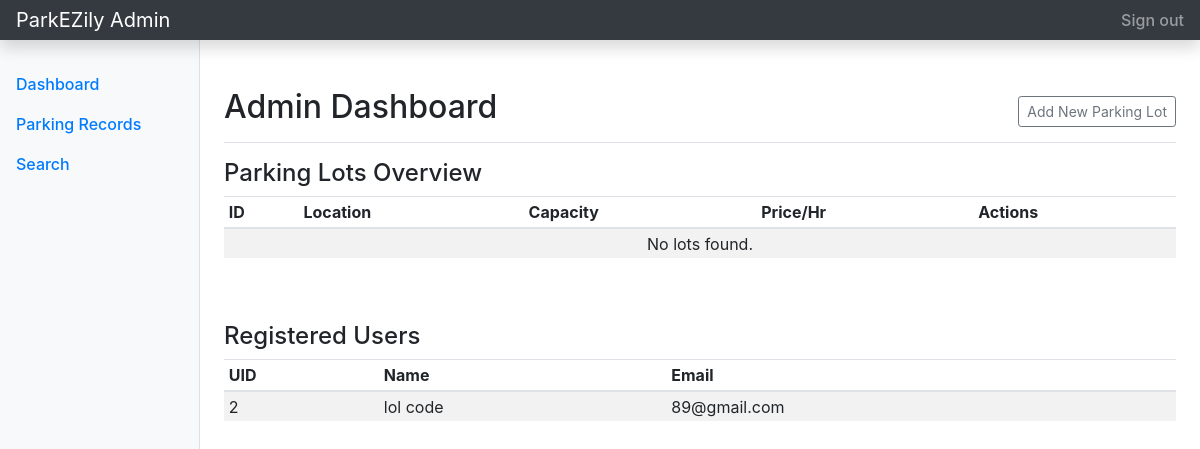
The page /admin/dashboard (signed in) on the database its author committed.
### tables this page shows
CREATE TABLE users (
        id INTEGER PRIMARY KEY AUTOINCREMENT,
        name TEXT NOT NULL,
        email TEXT UNIQUE NOT NULL,
        password TEXT NOT NULL,
        role TEXT NOT NULL CHECK(role IN ('admin', 'user'))
    );

### controllers/admin.py (the view)
@adm_bp.route('/admin/dashboard')
@login_req
def dashboard():
    db = get_db()
    lots = db.execute("SELECT * FROM parking_lot WHERE status = 'active'").fetchall()
    users = db.execute("SELECT id, name, email FROM users WHERE role = 'user'").fetchall()
    db.close()
    return render_template('admin/dashboard.html', lots=lots, users=users)

### controllers/admin.py (called while the page is built)
def get_db():
    db = sqlite3.connect(DB_FILE)
    db.row_factory = sqlite3.Row
    return db

def login_req(f):
    @wraps(f)
    def wrapper(*args, **kwargs):
        if 'user_role' not in session or session['user_role'] != 'admin':
            flash('Admin access is required.', 'danger')
            return redirect(url_for('auth.login'))
        return f(*args, **kwargs)
    return wrapper

### templates/admin/dashboard.html (shortened to what this page needs)
{% extends 'admin/admin_base.html' %}
{% block admin_main %}
<div class="d-flex justify-content-between flex-wrap flex-md-nowrap align-items-center pt-3 pb-2 mb-3 border-bottom">
    <h1 class="h2">Admin Dashboard</h1>
    <div class="btn-toolbar mb-2 mb-md-0">
        <a href="{{ url_for('admin.create_lot') }}" class="btn btn-sm btn-outline-secondary">Add New Parking Lot</a>
    </div>
</div>
<section class="mb-5">
    <h3 class="h4">Parking Lots Overview</h3>
    <div class="table-responsive">
        <table class="table table-striped table-sm">
            <thead><tr><th>ID</th><th>Location</th><th>Capacity</th><th>Price/Hr</th><th>Actions</th></tr></thead>
            <tbody>
                {% for lot in lots %}
                <tr>
                    <td>{{ lot.id }}</td>
                    <td>{{ lot.location_name }}</td>
                    <td>{{ lot.max_spots }}</td>
                    <td>₹{{ "%.2f"|format(lot.price_per_hour) }}</td>
                    <td>
                        <a href="{{ url_for('admin.inspect_lot', lot_id=lot.id) }}" class="btn btn-info btn-sm">View</a>
                        <a href="{{ url_for('admin.update_lot', lot_id=lot.id) }}" class="btn btn-warning btn-sm">Edit</a>
                        <form action="{{ url_for('admin.remove_lot', lot_id=lot.id) }}" method="POST" class="d-inline">
                            <button type="submit" class="btn btn-danger btn-sm" onclick="return confirm('Confirm delete?');">Delete</button>
                        </form>
                    </td>
                </tr>
                {% else %}
                <tr><td colspan="5" class="text-center">No lots found.</td></tr>
                {% endfor %}
            </tbody>
        </table>
    </div>
</section>
<section>
    <h3 class="h4">Registered Users</h3>
    <div class="table-responsive">
        <table class="table table-striped table-sm">
            <thead><tr><th>UID</th><th>Name</th><th>Email</th></tr></thead>
            <tbody>
                {% for u in users %}
                <tr><td>{{ u.id }}</td><td>{{ u.name }}</td><td>{{ u.email }}</td></tr>
                {% else %}
                <tr><td colspan="3" class="text-center">No users registered.</td></tr>
                {% endfor %}
            </tbody>
        </table>
    </div>
</section>
{% endblock %}

### rows shown on the page
users: id "2", name "lol code", email "89@gmail.com"
